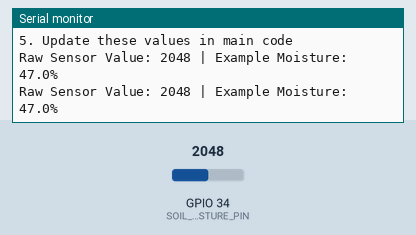
The sketch below on a simulated ESP32. Parts: the last lines printed to the serial monitor. The inputs (shaded band) are chosen by the test bench; at power-on: GPIO 34 (SOIL_MOISTURE_PIN) = 2048.

Above: at 1.8 s.
1.9 s: GPIO 34 (SOIL_MOISTURE_PIN) set to 2866
At 2.8 s:
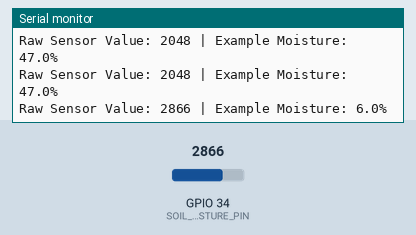
3.4 s: GPIO 34 (SOIL_MOISTURE_PIN) set to 3603
At 4.6 s:
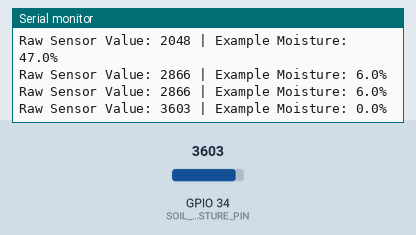
Timing chart, 0 to 6.4 s (numbered marks = the images above; inputs shaded):
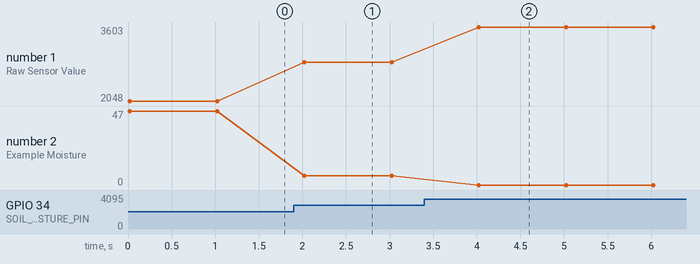

Measured:
- after the input at 1.9 s, the serial monitor: prints a new line after 0.12 s (image 1)
- after the input at 3.4 s, the serial monitor: prints a new line after 0.62 s (image 2)
- plotted number 1: 2048 → 2866 after the input at 1.9 s, 2866 → 3603 after the input at 3.4 s
- plotted number 2: 47 → 6 after the input at 1.9 s, 6 → 0 after the input at 3.4 s

The sketch:

Calibration_Sketch.ino
```cpp
/*
 * AgroSmartHill - Sensor Calibration Sketch
 * Use this to calibrate your soil moisture sensor
 */

#define SOIL_MOISTURE_PIN 34

void setup() {
  Serial.begin(115200);
  Serial.println("\n=================================");
  Serial.println("Soil Moisture Sensor Calibration");
  Serial.println("=================================\n");
  Serial.println("Instructions:");
  Serial.println("1. Insert sensor in DRY soil");
  Serial.println("2. Note the 'Dry Value'");
  Serial.println("3. Insert sensor in WET soil");
  Serial.println("4. Note the 'Wet Value'");
  Serial.println("5. Update these values in main code\n");
}

void loop() {
  int rawValue = analogRead(SOIL_MOISTURE_PIN);

  Serial.print("Raw Sensor Value: ");
  Serial.print(rawValue);
  Serial.print(" | ");

  // Show what percentage this would be with example calibration
  float exampleMoisture = map(rawValue, 3000, 1000, 0, 100);
  exampleMoisture = constrain(exampleMoisture, 0, 100);

  Serial.print("Example Moisture: ");
  Serial.print(exampleMoisture, 1);
  Serial.println("%");

  delay(1000);
}
```
